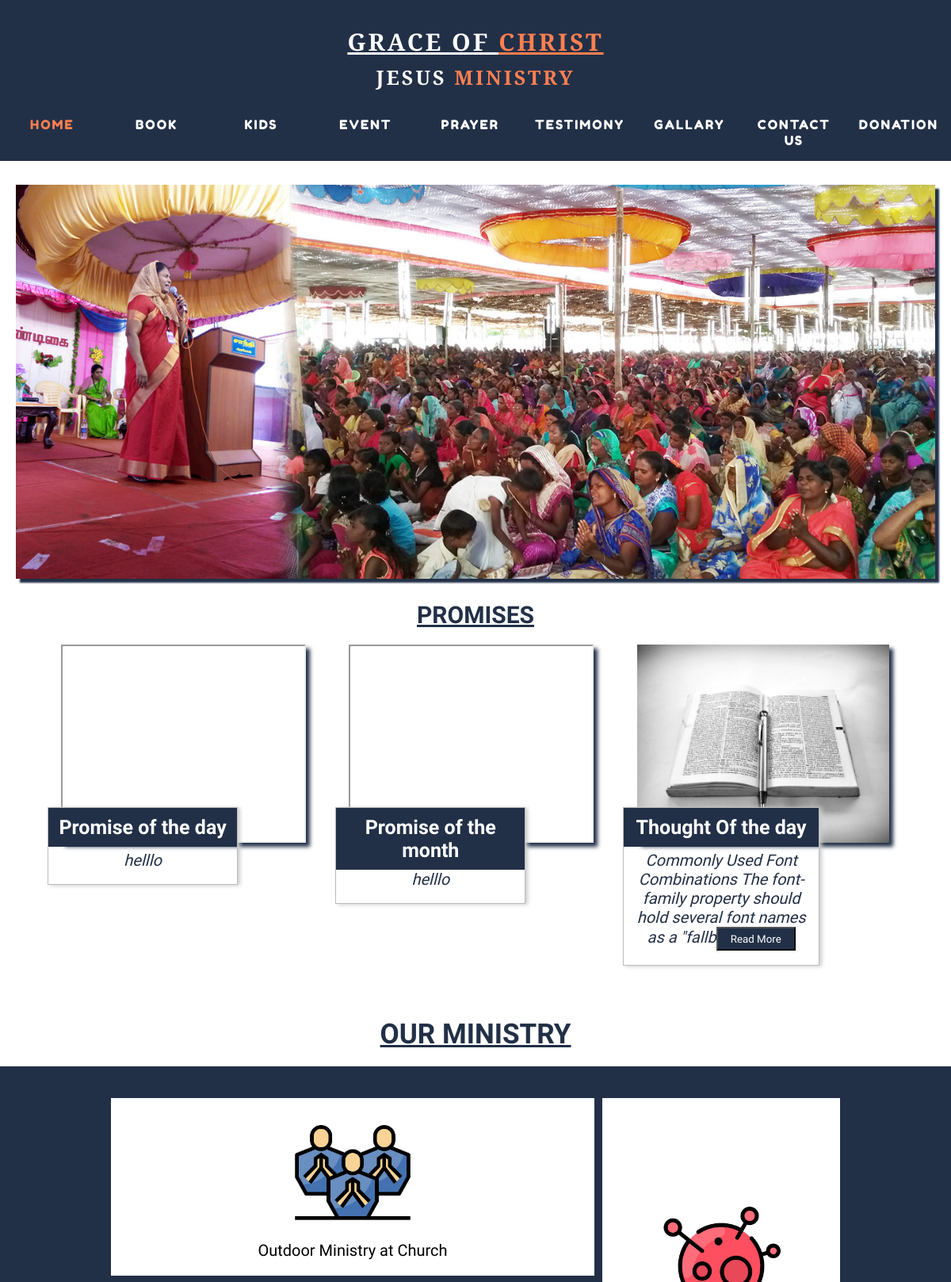
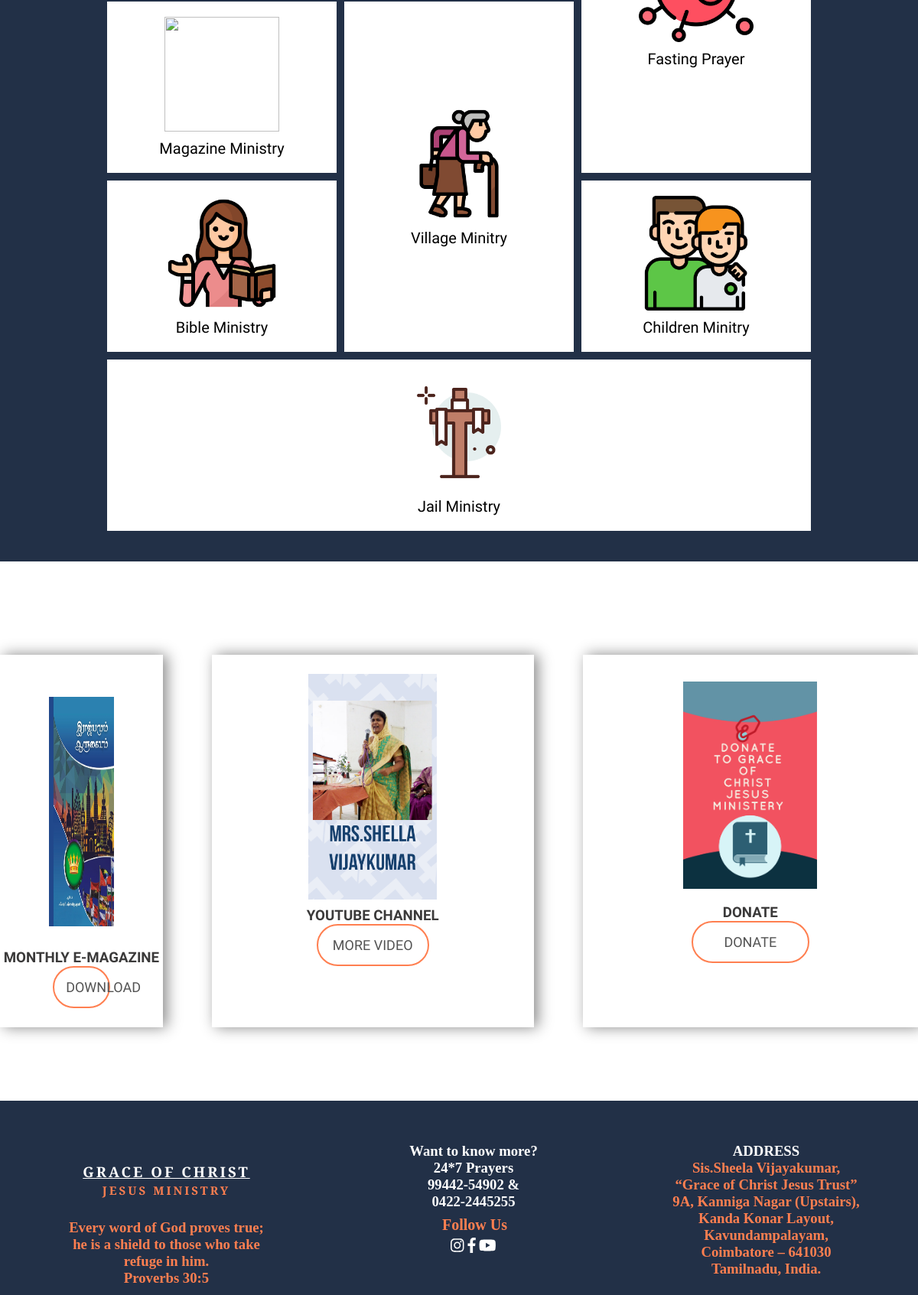
The app's page /admin1/home/ with its own data (2 pictures, top to bottom).
### home/models.py (models this page shows)
class home_details(models.Model):
    main_image = models.FileField(null = True, blank = True)
    Promise_Of_the_Month = models.CharField(max_length = 10000)
    Promise_Of_the_Month_Proverb = models.CharField(max_length = 100)
    Promise_Of_the_day = models.CharField(max_length = 10000)
    Promise_Of_the_day_Proverb = models.CharField(max_length = 100)
    TODAY_WORD = models.TextField(max_length = 200)
    DAILY_THOUGHT = models.TextField(max_length = 100000)

### home/views.py (the view)
# urls.py: path('', views.home, name = "home1"),
def home(request):
    val  = home_details.objects.get(id = 1)
    para = val.DAILY_THOUGHT[0:100]
    print(para)
    context = {
        "val":val,
        "para":para
    }
    return render(request, "base.html", context)

### home/templates/base.html (shortened to what this page needs)
{% load static %}
<html lang="en" dir="ltr">
    <head>
        <link rel="stylesheet" href="https://cdnjs.cloudflare.com/ajax/libs/font-awesome/4.7.0/css/font-awesome.min.css">
        <link rel="stylesheet" href="https://cdnjs.cloudflare.com/ajax/libs/font-awesome/4.7.0/css/font-awesome.min.css">
        <link rel="stylesheet" href="{% static 'css/base.css' %}">
    </head>
    <body>
    <div class="navbar">
        <a href="{% url 'home' %}" class="brand">
            <h3><u>GRACE OF </u><span><u>CHRIST</u></span></h3>
            <br><h5>JESUS <span>MINISTRY</span></h5>
        </a>
        <nav>
            <div class="right">
                <a href="{% url 'home' %}" class="link" id="active">HOME</a>
                <a href="{% url 'book' %}" class="link">BOOK</a>
                <a href="{% url 'kids' %}" class="link">KIDS</a>
                <a href="{% url 'event' %}" class="link">EVENT</a>
                <a href="{% url 'prayer' %}" class="link">PRAYER</a>
                <a href="{% url 'testimony' %}" class="link">TESTIMONY</a>
                <a href="{% url 'galary' %}" class="link">GALLARY</a>
                <a href="{% url 'contact_us' %}" class="link">CONTACT US</a>
                <a href="#" class="link">DONATION</a>
            </div>
        </nav>
    </div>
        <div class="image-box">
            <img src="{% static 'photo\gif1.jpg'%}" width="" height="" >
        </div>
        <br>
        <section id="blog-sec">
            <div class="container6">
                <h1 class="main-heading">Promises</h1>
                <div class="blog-pics">
                    <div class="main-div">
                        <iframe width="90%;" height="250px;" src="https://www.youtube.com/embed/{{val.Promise_Of_the_day}}"></iframe>
                        <div class="blog-head">
                            <h5 class="blog-date">Promise of the day</h5><br><br><br>
                            <h6 class="blog-data">{{val.Promise_Of_the_day_Proverb}}</h6><br>
                        </div>
                    </div>
                    <div class="main-div">
                        <iframe width="90%;" height="250px;" src="https://www.youtube.com/embed/{{val.Promise_Of_the_Month}}"></iframe>
                        <div class="blog-head">
                            <h5 class="blog-date">Promise of the month</h5><br><br><br>
                            <h6 class="blog-data">{{val.Promise_Of_the_Month_Proverb}}</h6><br>
                        </div>
                    </div>
                    <div class="main-div">
                        <img src="{% static 'photo\Bible.jpg'%}" width="90%;" height="250px;" >
                        <div class="blog-head">
                            <h5 class="blog-date">Thought Of the day</h5><br><br><br>
                            <h6 class="blog-data">{{para}}<button>Read More</button></h6><br>
                        </div>
                    </div>
                </div>
            </div>
        </section>
        <div class="head">
            <h3>Our Ministry</h3>
        </div>
        <div class="workwithus">
            <div class="container1">
                <div class="box1">
                    <div class="content1">
                        <img src="{% static 'photo\people.png' %}">
                        <p>Outdoor Ministry at Church</p>
                    </div>
                </div>
                <div class="box1">
                    <div class="content1">
                        <img src="{% static 'photo\virus.png' %}">
                            <p>Fasting Prayer</p>
                    </div>
                </div>
                <div class="box1">
                    <div class="content1">
                        <img src="{% static 'photo\hos.png' %}">
                        <p>Magazine Ministry</p>
                    </div>
                </div>
                <div class="box1">
                    <div class="content1">
                        <img src="{% static 'photo\old.png' %}">
                        <p>Village Minitry</p>
                    </div>
                </div>
                 <div class="box1">
                    <div class="content1">
                        <img src="{% static 'photo\cross.png' %}">
                        <p>Jail Ministry</p>
                    </div>
                </div>
                <div class="box1">
                    <div class="content1">
                        <img src="{% static 'photo\teacher.png' %}">
                        <p>Bible Ministry</p>
                    </div>
                </div>
                <div class="box1">
                    <div class="content1">
                        <img src="{% static 'photo\fri.png' %}">
                        <p>Children Minitry</p>
                    </div>
                </div>
            </div>
        </div>
    <section id="options">
        <div class="container grd">
            <div class="box">
                <img src="{% static 'photo\book1.jpg' %}" class="bx" alt="" style="margin-top: 50px; margin-bottom: 30px;  height: 300px">
                <h3>MONTHLY E-MAGAZINE</h3>
                <a href="#"><button>DOWNLOAD</button></a>
            </div>
            <div class="box">
                <img src="{% static 'photo\pro.png' %}" class="bx" alt="" style="margin-top: 20px; margin-bottom: 10px; ">
                <h3>YOUTUBE CHANNEL</h3>
                <a href="#"><button>MORE VIDEO</button></a>
            </div>
            <div class="box">
                <img src="{% static 'photo\donate.png' %}" class="bx" alt="" style="margin-top: 30px; margin-bottom: 20px;">
                <h3>DONATE</h3>
                <a href="#"><button>DONATE</button></a>
            </div>
        </div>
    </section>
        <footer>
            <section id="options9">
                <div class="container9">
                    <div class="box9">
                        <div class="logoname"><h3><u>GRACE OF CHRIST</u></h3><br><h5>JESUS MINISTRY</h5></div>
                        <h3 id = "color">Every word of God proves true;<br>
                            he is a shield to those who take<br>
                            refuge in him.<br>
                            Proverbs 30:5<br>
                        </h3>
                    </div>
                    <div class="box9">
                        <h3 style="color:white;">Want to know more?<br>
                            24*7 Prayers<br>
                            99442-54902 &<br>
                            0422-2445255<br></h3>
                        <p id = "color">Follow Us</p>
                        <a href="#"><i class="fab fa-instagram"></i></a>
                        <a href="#"><i class="fab fa-facebook-f"></i></a>
                        <a href="#"><i class="fab fa-youtube"></i></a>
                    </div>
                    <div class="box9">
                        <h3 style="color:white;">ADDRESS</h3>
                        <h3 >Sis.Sheela Vijayakumar,<br>
                            “Grace of Christ Jesus Trust”<br>
                            9A, Kanniga Nagar (Upstairs),<br>
                            Kanda Konar Layout,<br>
                            Kavundampalayam,<br>
                            Coimbatore – 641030<br>
                            Tamilnadu, India.<br>
                        </h3>
                        <a href="{% url 'admin1' %}" style="color:#00000000;">admin1</a>
                    </div>
                </div>
            </section>
        </footer>
    </body>
</html>

### records on screen
home_details: Promise_Of_the_day_Proverb "helllo", Promise_Of_the_Month_Proverb "helllo"

### other values on screen
{{ para }} "Commonly Used Font Combinations The font-family property should hold several font names as a \"fallb"
